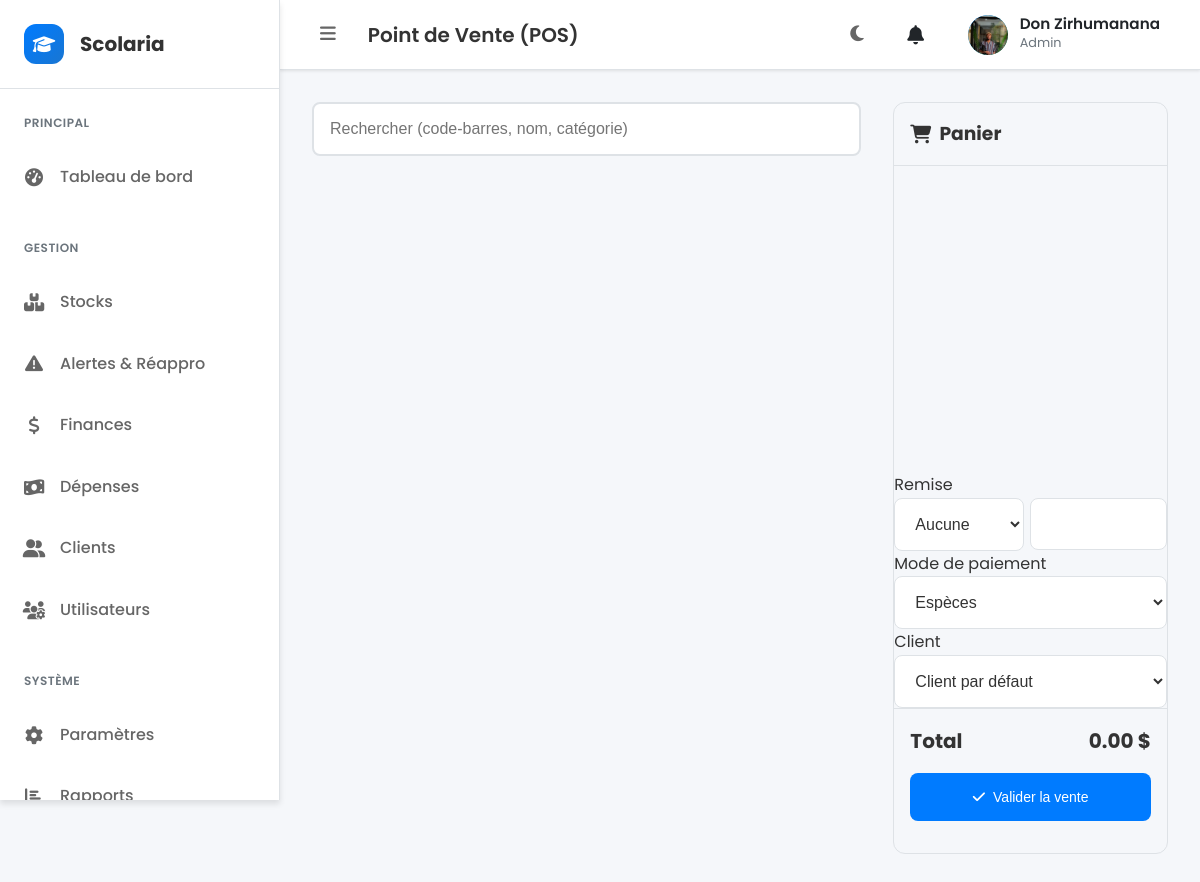
The app's page /pos.php (signed in) with its own data.
### tables this page shows
CREATE TABLE `users` (
  `id` int(11) NOT NULL AUTO_INCREMENT,
  `username` varchar(100) NOT NULL,
  `full_name` varchar(150) DEFAULT NULL,
  `email` varchar(150) NOT NULL,
  `phone` varchar(30) DEFAULT NULL,
  `password` varchar(255) NOT NULL,
  `role` enum('admin','gestionnaire','caissier','directeur','utilisateur') NOT NULL DEFAULT 'utilisateur',
  `status` enum('actif','inactif') NOT NULL DEFAULT 'actif',
  `avatar_path` varchar(255) DEFAULT NULL,
  `created_at` timestamp NOT NULL DEFAULT current_timestamp(),
  PRIMARY KEY (`id`),
  UNIQUE KEY `username` (`username`),
  UNIQUE KEY `email` (`email`)
);

### layout/base.php (the view, shortened to what this page needs)
<?php
$pageTitle = $pageTitle ?? 'Scolaria';
$showSidebar = $showSidebar ?? true;
$bodyClass = $bodyClass ?? '';
$additionalCSS = $additionalCSS ?? [];
?>
<!DOCTYPE html>
<html lang="fr" data-theme="light">
<head>
    <link rel="stylesheet" href="assets/css/style.css">
    <link rel="stylesheet" href="assets/css/notifications.css">
    <link rel="stylesheet" href="assets/css/header-notifications.css">
    <link rel="stylesheet" href="https://cdnjs.cloudflare.com/ajax/libs/font-awesome/6.4.0/css/all.min.css">
    <?php foreach ($additionalCSS as $css): ?>
        <link rel="stylesheet" href="<?php echo htmlspecialchars($css); ?>">
    <?php endforeach; ?>
</head>
<body class="<?php echo htmlspecialchars($bodyClass); ?>">
    <div class="app-layout">
        <?php if ($showSidebar): ?>
            <aside class="sidebar" id="sidebar">
                <div class="sidebar-logo">
                    <div class="logo-icon">
                        <i class="fas fa-graduation-cap"></i>
                    </div>
                    <div class="logo-text">Scolaria</div>
                </div>
                <nav class="sidebar-nav">
                    <?php include __DIR__ . '/../partials/menu.php'; ?>
                </nav>
            </aside>
        <?php endif; ?>
        <main class="main-content">
            <header class="app-header">
                <div class="header-left">
                    <?php if ($showSidebar): ?>
                        <button class="sidebar-toggle" data-tooltip="Toggle Sidebar (Ctrl+B)">
                            <i class="fas fa-bars"></i>
                        </button>
                    <?php endif; ?>
                    <h1 class="page-title"><?php echo htmlspecialchars($pageTitle); ?></h1>
                </div>
                <div class="header-right">
                    <button class="theme-toggle" data-tooltip="Changer de thème (Ctrl+D)">
                        <i class="fas fa-moon"></i>
                    </button>
                    <button class="notifications-btn" data-tooltip="Notifications">
                        <i class="fas fa-bell"></i>
                    </button>
                    <?php include __DIR__ . '/../includes/user_header.php'; ?>
                    <div class="user-menu" data-tooltip="Menu utilisateur">
                        <div class="user-avatar">
                            <?php echo generateAvatar($userProfile); ?>
                        </div>
                        <div class="user-info">
                            <div class="user-name"><?php echo htmlspecialchars($userProfile['full_name']); ?></div>
                            <div class="user-role"><?php echo htmlspecialchars($userProfile['role']); ?></div>
                        </div>
                    </div>
                </div>
            </header>
            <div class="content-area">
                <?php
                if (isset($content)) {
                    echo $content;
                } else {
                    if (isset($contentFile) && file_exists($contentFile)) {
                        include $contentFile;
                    }
                }
                ?>
            </div>
        </main>
    </div>
</body>
</html>

### includes/user_header.php (shortened to what this page needs)
<?php
function getUserProfile($userId) {
    $pdo = Database::getConnection();
    try {
        $stmt = $pdo->prepare("
            SELECT id, username, full_name, email, phone, role, status, avatar_path, created_at
            FROM users
            WHERE id = ?
        ");
        $stmt->execute([$userId]);
        $profile = $stmt->fetch();
        if ($profile) {
            return [
                'avatar' => $profile['avatar_path'],
                'full_name' => $profile['full_name'] ?: $profile['username'],
                'email' => $profile['email'],
                'role' => $profile['role'],
                'username' => $profile['username'],
                'phone' => $profile['phone'],
                'status' => $profile['status']
            ];
        }
        return [
            'avatar' => null,
            'full_name' => $_SESSION['username'] ?? 'Utilisateur',
            'email' => $_SESSION['email'] ?? '',
            'role' => $_SESSION['role'] ?? 'Utilisateur'
        ];
    } catch (Exception $e) {
        error_log('Erreur lors de la récupération du profil: ' . $e->getMessage());
        return [
            'avatar' => null,
            'full_name' => $_SESSION['username'] ?? 'Utilisateur',
            'email' => $_SESSION['email'] ?? '',
            'role' => $_SESSION['role'] ?? 'Utilisateur'
        ];
    }
}
function generateAvatar($profile) {
    if (!empty($profile['avatar']) && file_exists($profile['avatar'])) {
        return '<img src="' . htmlspecialchars($profile['avatar']) . '" alt="Avatar" class="user-avatar-img">';
    }
    $initial = strtoupper(substr($profile['full_name'], 0, 1));
    $colors = ['#3498db', '#e74c3c', '#2ecc71', '#f39c12', '#9b59b6', '#1abc9c'];
    $color = $colors[array_rand($colors)];
    return '<div class="user-avatar-initial" style="background-color: ' . $color . '">' . $initial . '</div>';
}
$userId = $_SESSION['user_id'] ?? 0;
$userProfile = getUserProfile($userId);
?>

### assets/css/header-notifications.css (style rules this page uses)
.notifications-btn { position: relative; background: none; border: none; color: var(--text-color); font-size: 1.2rem; padding: 0.5rem; border-radius: 50%; cursor: pointer; transition: all 0.2s ease; display: flex; align-items: center; justify-content: center; width: 40px; height: 40px; }
.user-menu { display: flex; align-items: center; gap: 0.75rem; padding: 0.5rem; border-radius: 8px; cursor: pointer; transition: all 0.2s ease; position: relative; }
.user-avatar { width: 40px; height: 40px; border-radius: 50%; display: flex; align-items: center; justify-content: center; font-weight: bold; color: white; font-size: 1.1rem; overflow: hidden; position: relative; }
.user-avatar-img { width: 100%; height: 100%; object-fit: cover; border-radius: 50%; }
.user-info { display: flex; flex-direction: column; min-width: 0; }
.user-name { font-weight: 600; color: var(--text-color); font-size: 0.95rem; line-height: 1.2; white-space: nowrap; overflow: hidden; text-overflow: ellipsis; }
.user-role { font-size: 0.8rem; color: var(--text-muted); text-transform: capitalize; }
:root { --bg-color: #ffffff; --card-bg: #f8f9fa; --text-color: #212529; --text-muted: #6c757d; --border-color: #dee2e6; --border-light: #e9ecef; --hover-bg: #f1f3f4; --primary-color: #007bff; --accent-color: #3498db; --unread-bg: rgba(52, 152, 219, 0.05); }

### records on screen
users: avatar_path (picture), full_name "Don Zirhumanana", role "Admin"

### other values on screen
$pageTitle "Point de Vente (POS)"
